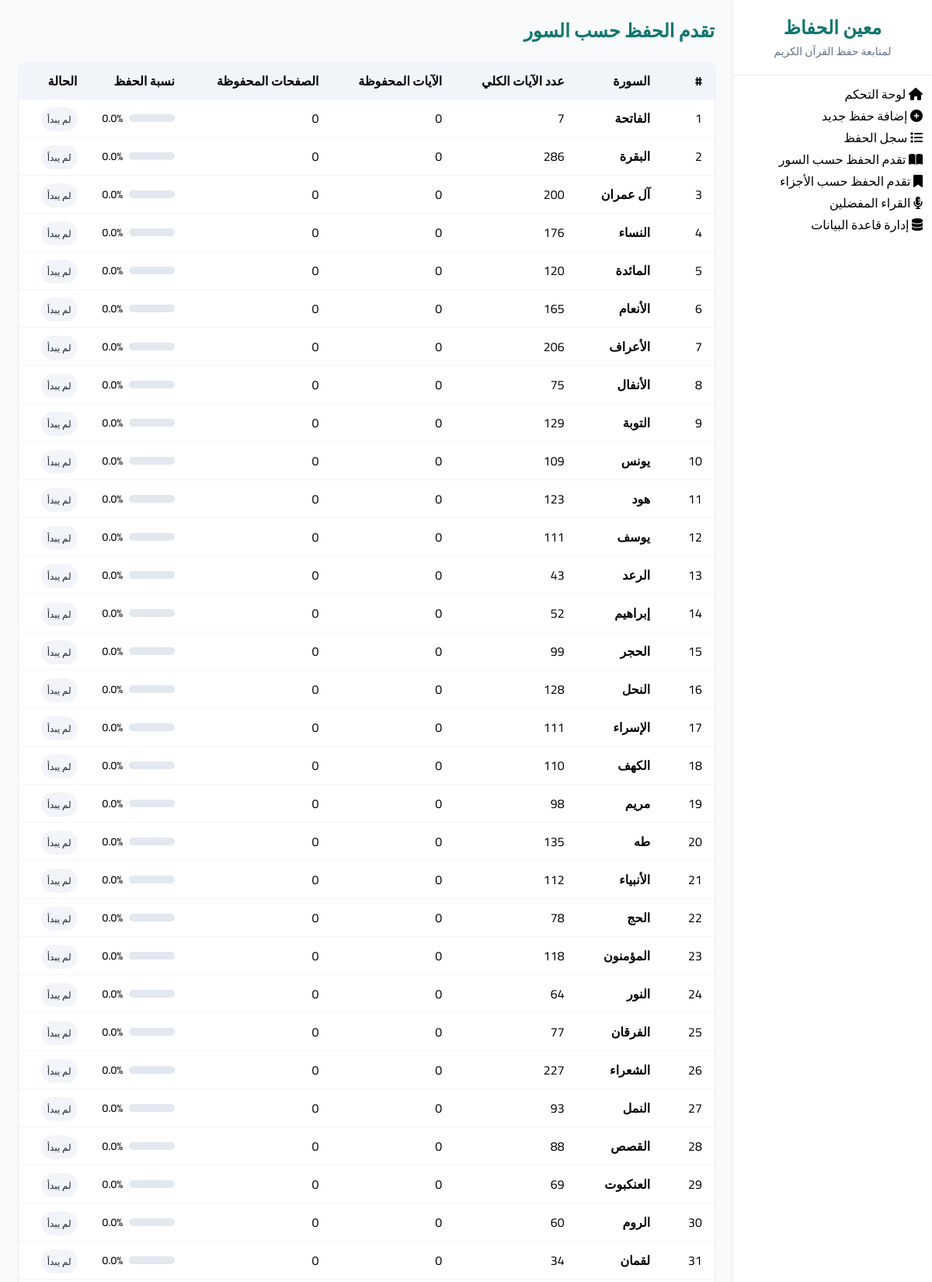
The page /surah-progress (upper part) on the database its author committed.
### tables this page shows
CREATE TABLE surahs (
    id INTEGER PRIMARY KEY,
    name TEXT NOT NULL,
    name_en TEXT NOT NULL,
    verses INTEGER NOT NULL,
    start_page INTEGER NOT NULL,
    end_page INTEGER NOT NULL
);

### app.py (the view)
@app.route('/surah-progress')
def surah_progress():
    conn = get_db_connection()
    surahs = conn.execute('SELECT * FROM surahs ORDER BY id').fetchall()
    surah_progress = []
    for surah in surahs:
        memorizations = conn.execute('''
            SELECT start_verse, end_verse
            FROM memorization
            WHERE surah_id = ?
            ORDER BY start_verse
        ''', (surah['id'],)).fetchall()
        memorized_verses = set()
        for memo in memorizations:
            for v in range(memo['start_verse'], memo['end_verse'] + 1):
                memorized_verses.add(v)
        memorized_pages = 0
        for memo in conn.execute('SELECT pages FROM memorization WHERE surah_id = ?', (surah['id'],)).fetchall():
            if memo['pages']:
                memorized_pages += memo['pages']
        percentage = (len(memorized_verses) / surah['verses']) * 100 if surah['verses'] > 0 else 0
        surah_progress.append({
            'id': surah['id'],
            'name': surah['name'],
            'name_en': surah['name_en'],
            'total_verses': surah['verses'],
            'memorized_verses': len(memorized_verses),
            'memorized_pages': memorized_pages,
            'percentage': round(percentage, 2)
        })
    conn.close()
    return render_template('surah_progress.html', surahs=surah_progress)

### app.py (called while the page is built)
def get_db_connection():
    conn = sqlite3.connect('database.db')
    conn.row_factory = sqlite3.Row
    return conn

### templates/surah_progress.html (shortened to what this page needs)
{% extends "base.html" %}
{% block page_title %}تقدم الحفظ حسب السور{% endblock %}
{% block content %}
<div class="bg-white rounded-lg shadow overflow-hidden">
    <div class="overflow-x-auto">
        <table class="min-w-full bg-white">
            <thead class="bg-slate-100">
                <tr>
                    <th class="py-3 px-4 text-right">#</th>
                    <th class="py-3 px-4 text-right">السورة</th>
                    <th class="py-3 px-4 text-right">عدد الآيات الكلي</th>
                    <th class="py-3 px-4 text-right">الآيات المحفوظة</th>
                    <th class="py-3 px-4 text-right">الصفحات المحفوظة</th>
                    <th class="py-3 px-4 text-right">نسبة الحفظ</th>
                    <th class="py-3 px-4 text-right">الحالة</th>
                </tr>
            </thead>
            <tbody class="divide-y divide-slate-100">
                {% for surah in surahs %}
                    <tr class="hover:bg-slate-50">
                        <td class="py-3 px-4">{{ surah.id }}</td>
                        <td class="py-3 px-4 font-bold">{{ surah.name }}</td>
                        <td class="py-3 px-4">{{ surah.total_verses }}</td>
                        <td class="py-3 px-4">{{ surah.memorized_verses }}</td>
                        <td class="py-3 px-4">{{ surah.memorized_pages }}</td>
                        <td class="py-3 px-4">
                            <div class="flex items-center gap-2">
                                <div class="flex-grow bg-slate-200 rounded-full h-2.5">
                                </div>
                                <span class="text-sm font-medium">{{ surah.percentage }}%</span>
                            </div>
                        </td>
                        <td class="py-3 px-4">
                            {% if surah.percentage == 100 %}
                                <span class="bg-green-100 text-green-800 px-2 py-1 rounded-full text-xs">مكتمل</span>
                            {% elif surah.percentage > 0 %}
                                <span class="bg-yellow-100 text-yellow-800 px-2 py-1 rounded-full text-xs">جاري الحفظ</span>
                            {% else %}
                                <span class="bg-slate-100 text-slate-800 px-2 py-1 rounded-full text-xs">لم يبدأ</span>
                            {% endif %}
                        </td>
                    </tr>
                {% endfor %}
            </tbody>
        </table>
    </div>
</div>
{% endblock %}

### templates/base.html (style rules this page uses)
body { font-family: 'Cairo', sans-serif; }

### rows shown on the page
surahs: id "1", name "الفاتحة", total_verses "7", memorized_verses "0", memorized_pages "0", percentage "0.0"
surahs: id "2", name "البقرة", total_verses "286", memorized_verses "0", memorized_pages "0", percentage "0.0"
surahs: id "3", name "آل عمران", total_verses "200", memorized_verses "0", memorized_pages "0", percentage "0.0"
surahs: id "4", name "النساء", total_verses "176", memorized_verses "0", memorized_pages "0", percentage "0.0"
surahs: id "5", name "المائدة", total_verses "120", memorized_verses "0", memorized_pages "0", percentage "0.0"
surahs: id "6", name "الأنعام", total_verses "165", memorized_verses "0", memorized_pages "0", percentage "0.0"
surahs: id "7", name "الأعراف", total_verses "206", memorized_verses "0", memorized_pages "0", percentage "0.0"
surahs: id "8", name "الأنفال", total_verses "75", memorized_verses "0", memorized_pages "0", percentage "0.0"
surahs: id "9", name "التوبة", total_verses "129", memorized_verses "0", memorized_pages "0", percentage "0.0"
surahs: id "10", name "يونس", total_verses "109", memorized_verses "0", memorized_pages "0", percentage "0.0"
surahs: id "11", name "هود", total_verses "123", memorized_verses "0", memorized_pages "0", percentage "0.0"
surahs: id "12", name "يوسف", total_verses "111", memorized_verses "0", memorized_pages "0", percentage "0.0"
surahs: id "13", name "الرعد", total_verses "43", memorized_verses "0", memorized_pages "0", percentage "0.0"
surahs: id "14", name "إبراهيم", total_verses "52", memorized_verses "0", memorized_pages "0", percentage "0.0"
surahs: id "15", name "الحجر", total_verses "99", memorized_verses "0", memorized_pages "0", percentage "0.0"
surahs: id "16", name "النحل", total_verses "128", memorized_verses "0", memorized_pages "0", percentage "0.0"
surahs: id "17", name "الإسراء", total_verses "111", memorized_verses "0", memorized_pages "0", percentage "0.0"
surahs: id "18", name "الكهف", total_verses "110", memorized_verses "0", memorized_pages "0", percentage "0.0"
surahs: id "19", name "مريم", total_verses "98", memorized_verses "0", memorized_pages "0", percentage "0.0"
surahs: id "20", name "طه", total_verses "135", memorized_verses "0", memorized_pages "0", percentage "0.0"
surahs: id "21", name "الأنبياء", total_verses "112", memorized_verses "0", memorized_pages "0", percentage "0.0"
surahs: id "22", name "الحج", total_verses "78", memorized_verses "0", memorized_pages "0", percentage "0.0"
surahs: id "23", name "المؤمنون", total_verses "118", memorized_verses "0", memorized_pages "0", percentage "0.0"
surahs: id "24", name "النور", total_verses "64", memorized_verses "0", memorized_pages "0", percentage "0.0"
surahs: id "25", name "الفرقان", total_verses "77", memorized_verses "0", memorized_pages "0", percentage "0.0"
surahs: id "26", name "الشعراء", total_verses "227", memorized_verses "0", memorized_pages "0", percentage "0.0"
surahs: id "27", name "النمل", total_verses "93", memorized_verses "0", memorized_pages "0", percentage "0.0"
surahs: id "28", name "القصص", total_verses "88", memorized_verses "0", memorized_pages "0", percentage "0.0"
surahs: id "29", name "العنكبوت", total_verses "69", memorized_verses "0", memorized_pages "0", percentage "0.0"
surahs: id "30", name "الروم", total_verses "60", memorized_verses "0", memorized_pages "0", percentage "0.0"
surahs: id "31", name "لقمان", total_verses "34", memorized_verses "0", memorized_pages "0", percentage "0.0"
